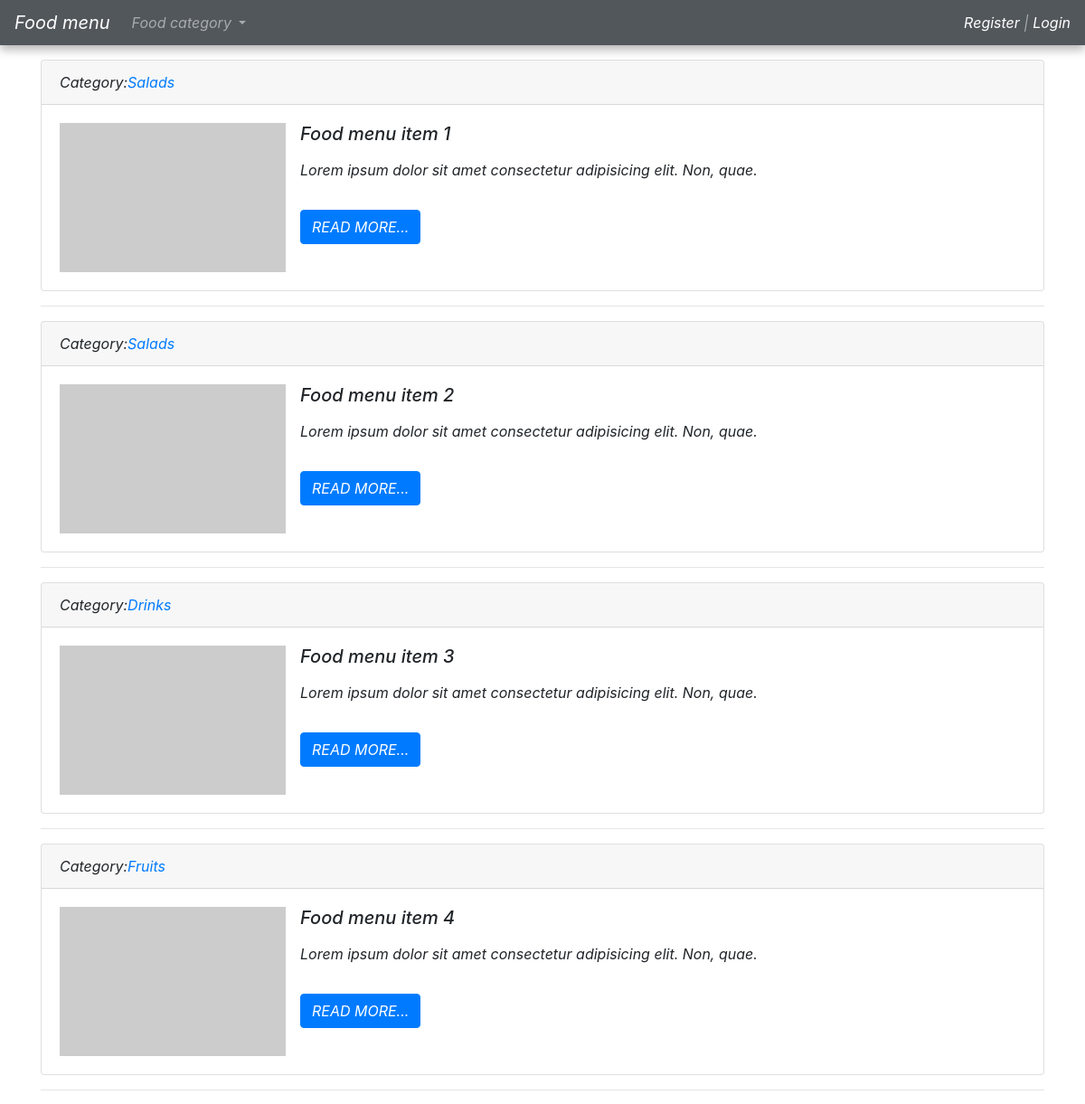
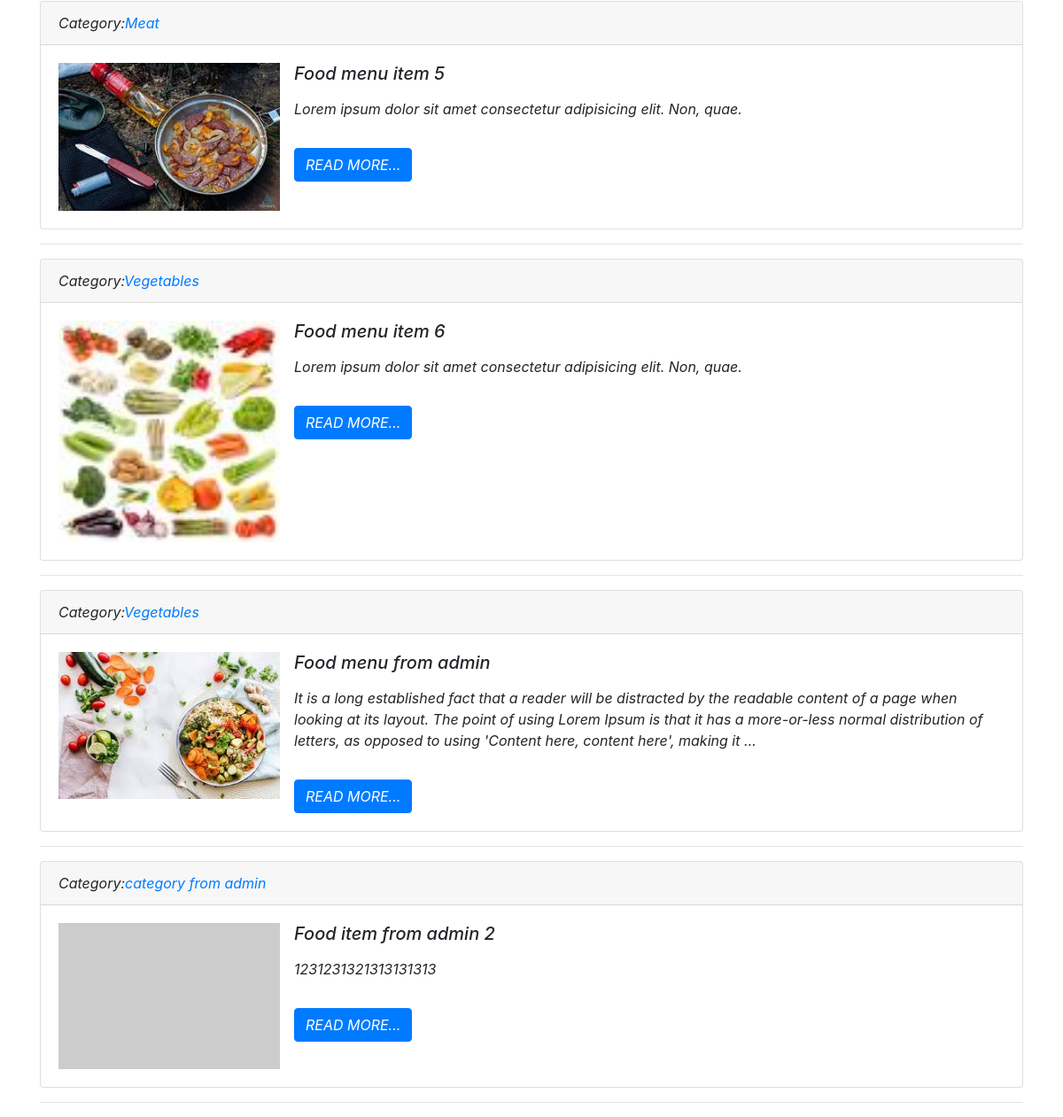
The app's page /menu/ with its own data (2 pictures, top to bottom).
### land/models.py (models this page shows, shortened)
class Lands(models.Model):
    title = models.CharField(max_length=150, verbose_name='Title')
    content = models.TextField(blank=True, verbose_name="Info")
    photo = models.ImageField(upload_to='photos/&Y/%m/&d/', verbose_name='Photo',blank=True)
    category = models.ForeignKey('Category',on_delete=models.PROTECT, null=True, blank=True )
    class Meta(object):
        verbose_name = "Food menu "
        verbose_name_plural= "Foods menu"

class Category(models.Model):
    title = models.CharField(max_length=150, db_index=True, verbose_name="Food category")
    def __str__(self):
        return self.title
    class Meta(object):
        verbose_name = "Food category "
        verbose_name_plural= "Foods categories"

### land/views.py (the view)
# urls.py: path('menu/' ,views.Menu, name='menu'),
def Menu(request):
    menu = Lands.objects.all()
    categories = Category.objects.all()
    context = {
    'menu':menu,
    'title':'Food menu',
    'categories':categories,
    }
    return render(request,'land/menu.html',context=context)

### land/templates/land/menu.html (shortened to what this page needs)
{% load static %}
<!DOCTYPE html>
<html lang="en" dir="ltr">
  <head>
    <link rel="stylesheet" href="{% static 'land/style.css' %}"/>
    <link rel="stylesheet" href="https://cdn.jsdelivr.net/npm/bootstrap@4.0.0/dist/css/bootstrap.min.css">
  </head>
  <body>
      {% include "inc/_nav.html"%}
<div class="container mt-3">
  <div class="row">
    <div class="col-md-12">
      {% for item in menu %}
      <div class="card mb-3">
        <div class="card-header">
            Category:<a href="{% url 'category' item.category.pk %}">{{ item.category}}</a>
        </div>
        <div class="card-body">
          <div class="media">
              {% if item.photo %}
                  <img src="{{ item.photo.url }}" alt="" width="250" class="mr-3" >
              {% else %}
                  <img src="https://picsum.photos/536/354"alt="" width="250" class="mr-3">
              {% endif %}
            <div class="media-body">
              <h5 class="card-title">{{ item.title }}</h5>
              {% autoescape off %}
              <p class="card-text">{{ item.content|safe|linebreaks|truncatewords:50 }}</p>
              {% endautoescape %}
              <a href="#" class="btn btn-primary">Read more...</a>
                </div>
              </div>
            </div>
          </div>
          <hr>
          {% endfor %}
        </div>
  </body>
</html>

### templates/inc/_nav.html (shortened to what this page needs)
<nav class="navbar navbar-expand-lg navbar-light bg-light navbar-dark bg-dark">
<a class="navbar-brand" href="{% url 'home' %}">{{ title }}</a>
<div class="collapse navbar-collapse" id="navbarNavDropdown">
<ul class="navbar-nav">
  <li class="nav-item dropdown">
    <a class="nav-link dropdown-toggle" href="#" id="navbarDropdownMenuLink" data-toggle="dropdown" aria-haspopup="true" aria-expanded="false">
      Food category
    </a>
  </li>
</ul>
</div>
    <span class="navbar-text">
      {% if request.user.is_authenticated%}
        Welcome, {{user.username}} | <a href="{% url 'logout' %}">Logout</a>
      {% else %}
        <a href="{% url 'register' %}">Register</a>  |  <a href="{% url 'login' %}">Login</a>
      {% endif %}
    </span>
</nav>

### static/land/style.css (style rules this page uses)
*, *::after, *::before { box-sizing: border-box; padding: 0; margin: 0; }
.navbar { text-align: center; }
body { font: italic 2em "Fira Sans", serif; }
.container { max-width: 1200px; width: 90%; margin: auto; }
.btn { display: inline-block; padding: 0.5em 1.5em; text-decoration: none; border-radius: 50px; cursor: pointer; outline: none; margin-top: 1em; text-transform: uppercase; font-weight: small; }
.btn-primary { align-items: center; color: #fff; background: #16a083; }
.navbar { box-shadow: 0px 5px 10px 0px #aaa; position: fixed; width: 100%; background: #fff; color: #000; opacity: 0.85; height: 50px; z-index: 12; }

### records on screen
Lands: category "Salads", title "Food menu item 1", content "Lorem ipsum dolor sit amet consectetur adipisicing elit. Non, quae."
Lands: category "Salads", title "Food menu item 2", content "Lorem ipsum dolor sit amet consectetur adipisicing elit. Non, quae."
Lands: category "Drinks", title "Food menu item 3", content "Lorem ipsum dolor sit amet consectetur adipisicing elit. Non, quae."
Lands: category "Fruits", title "Food menu item 4", content "Lorem ipsum dolor sit amet consectetur adipisicing elit. Non, quae."
Lands: category "Meat", photo (picture), title "Food menu item 5", content "Lorem ipsum dolor sit amet consectetur adipisicing elit. Non, quae."
Lands: category "Vegetables", photo (picture), title "Food menu item 6", content "Lorem ipsum dolor sit amet consectetur adipisicing elit. Non, quae."
Lands: category "Vegetables", photo (picture), title "Food menu from admin", content "It is a long established fact that a reader will be distracted by the readable content of a page when looking at its layout. The point of using Lorem Ipsum is that it has a more-or-less normal distribution of letters, as opposed to using 'Content here, content here', making it …"
Lands: category "category from admin", title "Food item from admin 2", content "1231231321313131313"

### other values on screen
{{ title }} "Food menu"
